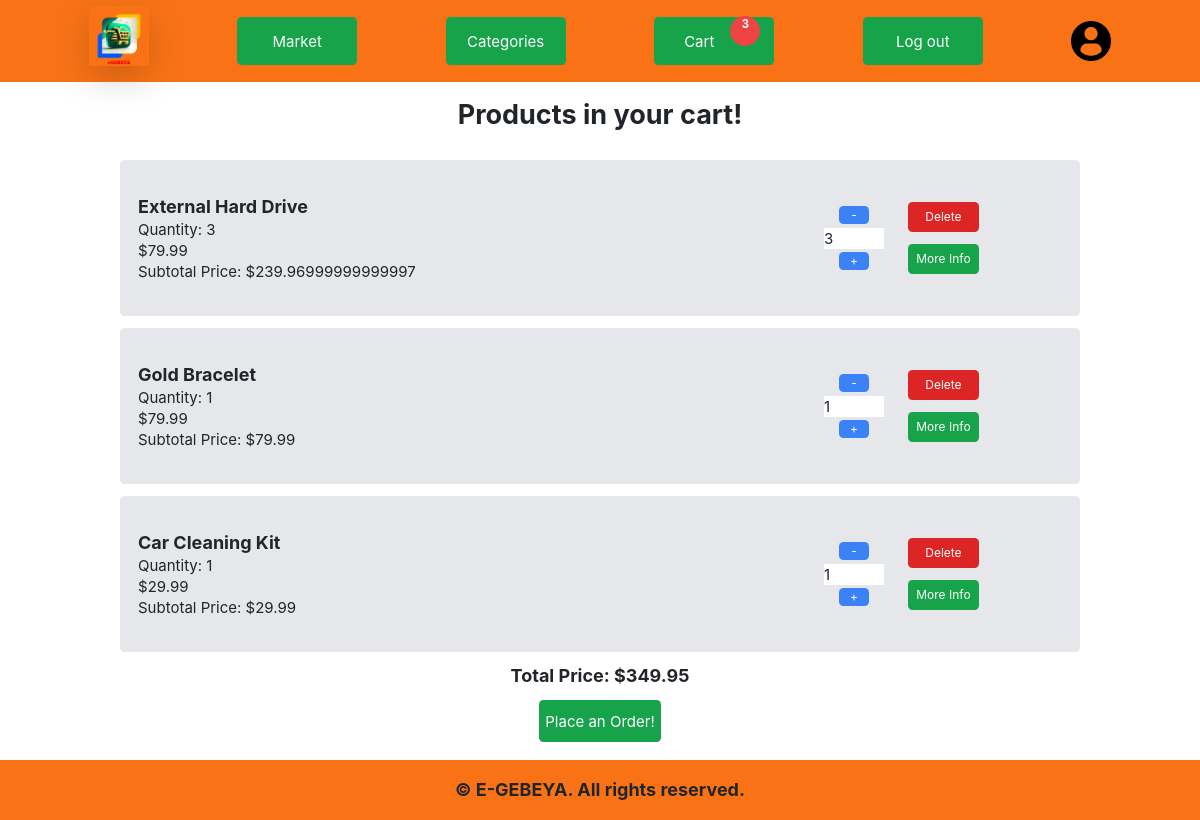
Page /cart (signed in) on the committed database.
### packages/models.py (models this page shows)
class Product(db.Model):
    id = db.Column(db.Integer(), primary_key=True)
    title = db.Column(db.String(length=20), nullable=False, unique=True)
    category = db.Column(db.String(length=20), nullable=False)
    image = db.Column(db.String(length=20), nullable=False, unique=True)
    price = db.Column(db.Integer(), nullable=False)
    description = db.Column(db.String(length=1024), nullable=False, unique=True)

### packages/routes.py (the view)
@app.route('/cart', methods=['GET','POST'])
@login_required
def cart():
    purchase_form = PurchaseItemForm()  # Assuming PurchaseItemForm is defined
    cart_entries = Cart.query.filter_by(user_id=current_user.id).all()
    products_in_cart = []
    total_price = 0
    for cart_entry in cart_entries:
        product = Product.query.get(cart_entry.product_id)
        products_in_cart.append((product, cart_entry.quantity))
        total_price += product.price * cart_entry.quantity
    return render_template('cart.html', products_in_cart=products_in_cart, total_price=total_price, purchase_form=purchase_form)

### packages/forms.py
class PurchaseItemForm(FlaskForm):
    submit = SubmitField(label="Purchase")

### packages/models.py (called while the page is built)
@login_manager.user_loader
def Load_user(user_id):
    return User.query.get(int(user_id))

### packages/routes.py (called while the page is built)
def get_cart_count():
    if current_user.is_authenticated:
        cart_count = Cart.query.filter_by(user_id=current_user.id).count()
        return cart_count
    return 0

@app.context_processor
def inject_cart_count():
    cart_count = get_cart_count()
    return dict(cart_count=cart_count)

### packages/templates/cart.html (shortened to what this page needs)
{% extends 'base.html' %}
{% block css %}
<link href="{{ url_for('static', filename='modal.css') }}" rel="stylesheet">
{% endblock %}
{% block content %}
<div class="flex flex-col items-center justify-center gap-4 w-full">
    {% if products_in_cart %}
    <h1 class="text-4xl text-center font-bold m-4">Products in your cart!</h1>
    {% for product, quantity in products_in_cart %}
    <div class="flex bg-gray-200 p-4 rounded-md w-full lg:w-[80%] justify-between items-center">
        <div class="flex flex-col w-[50%]">
            <h3 class="font-bold text-xl lg:text-2xl">{{ product.title }}</h3>
            <h5 class="text-xl">Quantity: {{ quantity }}</h5>
            <h5 class="text-xl">${{ product.price }}</h5>
            <h5 class="text-xl">Subtotal Price: ${{ product.price * quantity }}</h5>
        </div>
        <div class="flex justify-evenly gap-4 p-4">
            <div class="flex p-2 gap-4">
                <form class="flex flex-col justify-evenly items-center" action="{{ url_for('update_cart') }}"
                    method="POST">
                    <button class="bg-blue-500 w-10 text-white rounded-md hover:bg-blue-800" type="submit" name="action"
                        value="decrease">-</button>
                    <input class="w-20 remove-arrow text-xl" type="number" name="quantity" value="{{ quantity }}"
                        min="1">
                    <button class="bg-blue-500 w-10 text-white rounded-md hover:bg-blue-800" type="submit" name="action"
                        value="increase">+</button>
                </form>
            </div>
            <div class="flex flex-col justify-center items-center">
                <form method="POST" action="{{ url_for('delete_item_from_cart', item_id=product.id) }}" class="w-full">
                    <button type="submit"
                        class="m-2 bg-red-600 p-2 rounded-md text-white text-nowrap hover:bg-red-800 w-[100%] lg:w-[50%]">Delete</button>
                    <button type="button"
                        class="m-2 bg-green-600 p-2 rounded-md text-white text-nowrap hover:bg-green-800 w-[100%] lg:w-[50%]"
                        data-toggle="modal" data-target="#Modal-MoreInfo{{ product.id }}">
                        More Info
                    </button>
                </form>
            </div>
        </div>
    </div>
    {% endfor %}
    <h4 class="text-2xl font-bold">Total Price: ${{ total_price }}</h4>
    <button type="button"
        class="mb-4 bg-green-600 p-2 text-xl text-white rounded-md hover:bg-green-800 text-nowrap w-30 h-14"
        data-toggle="modal" data-target="#checkoutModal">
        Place an Order!
    </button>
    {% else %}
    <h1>You don't have any items in your cart.</h1>
    <button class="goto-btn"><a href="{{ url_for('market') }}" style="text-decoration: none; color: white;">Browse the
            market</a></button>
    {% endif %}
</div>
{% endblock %}

### packages/static/base.css (style rules this page uses)
html { box-sizing: border-box; font-family: 'Courier New', Courier, monospace; font-size: 12px; }
* { box-sizing: border-box; }
*, *:before, *:after { box-sizing: inherit; }
body { margin: 0; }

### rows in the picture
Product: title "External Hard Drive", quantity "3", price "79.99", product.price*quantity "239.96999999999997"
Product: title "Gold Bracelet", quantity "1", price "79.99", product.price*quantity "79.99"
Product: title "Car Cleaning Kit", quantity "1", price "29.99", product.price*quantity "29.99"

### other values in the picture
{{ cart_count }} "3"
{{ total_price }} "349.95"
